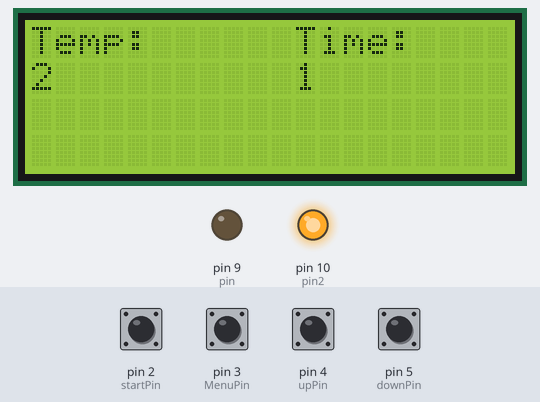
This sketch was run on a simulated Arduino Uno, built with avr-gcc and run on an emulated ATmega328P. Shown: 20×4 character LCD, output pins drawn as LEDs (lit = HIGH). The inputs (shaded band) are chosen by the test bench; at power-on: pin 2 (startPin), pin 3 (MenuPin), pin 4 (upPin), pin 5 (downPin) LOW.

Above: at 1.2 s.
1.3 s: pin 3 (MenuPin) pulled HIGH for 0.15 s
At 1.65 s:
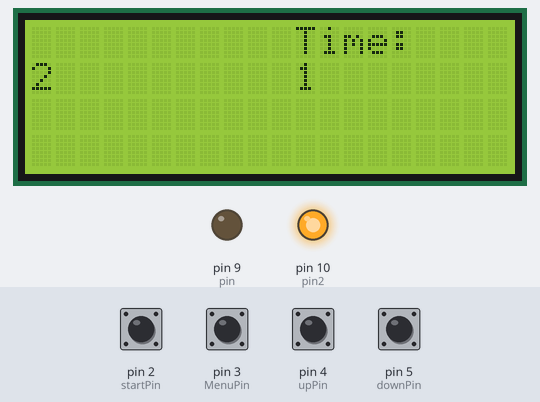
4.4 s: pin 3 (MenuPin) pulled HIGH for 1 s
At 5.07 s:
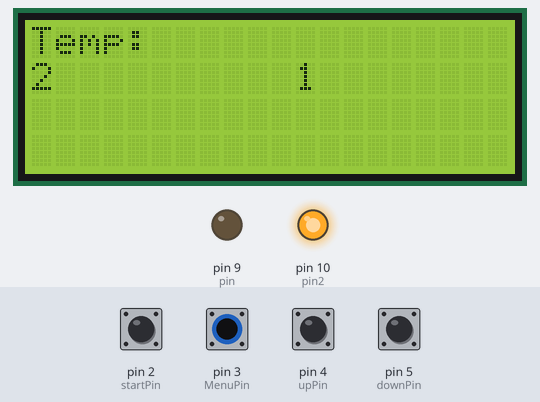
7.9 s: pin 2 (startPin) pulled HIGH for 1 s
At 9.4 s:
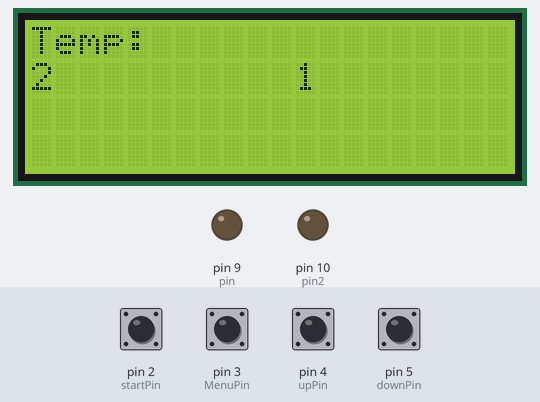
10.4 s: pin 4 (upPin) pulled HIGH for 1 s
At 11.18 s:
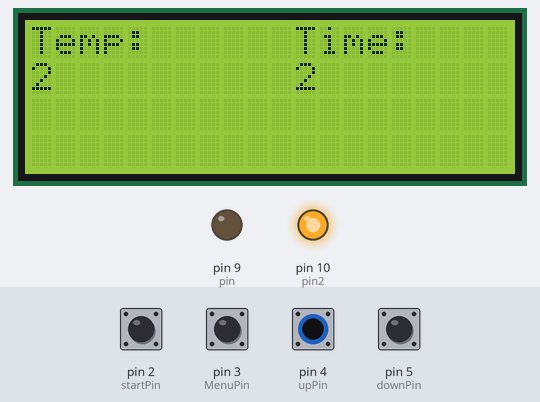
12.9 s: pin 2 (startPin) pulled HIGH for 0.15 s
At 14.63 s:
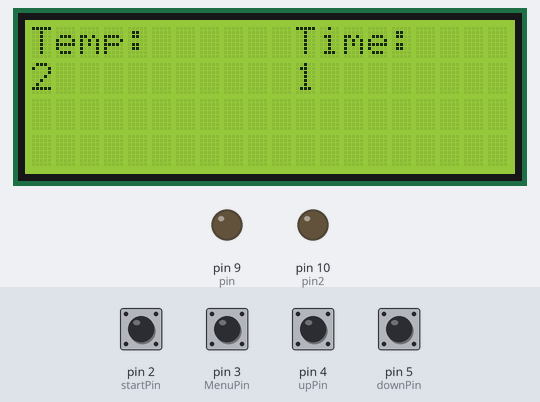
16.0 s: pin 2 (startPin) driven HIGH and pin 3 (MenuPin) driven HIGH
At 19.8 s:
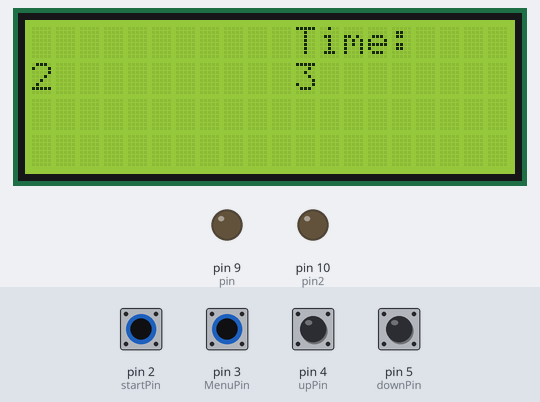
Timing chart, 0 to 20.0 s (numbered marks = the images above; inputs shaded):
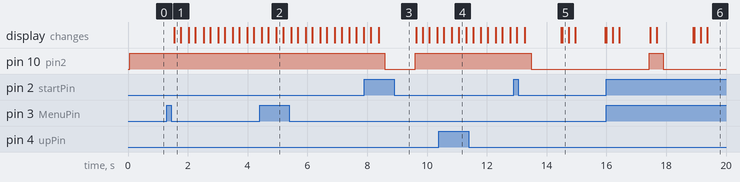

The sketch:

timer_with_buttons.ino
```cpp
#include <Wire.h>
#include <LiquidCrystal_I2C.h>

LiquidCrystal_I2C lcd(0x27, 20, 4); // set the LCD address to 0x27 for a 16 chars and 2 line display
signed short temp, secondes;
char timeline[16];
int MenuPin = 3;
int startPin = 2;
int upPin = 4;
int downPin = 5;
int counterF = 0;
int temp_Time = 2;
int pin = 9;
int pin2 = 10;

int sigk;
int my = 0;
int counte = 0;

int Relay_Time = 1;

int upPinl;
int downPinl;

int startPinl;
int st_Button;

void blinkLine(int num1, int num2) {

  startPinl = digitalRead(MenuPin);
  upPinl = digitalRead(upPin);
  downPinl = digitalRead(downPin);

  lcd.setCursor(0, 1);
  temp_Time = num1;
  Relay_Time = num2;

  if (Relay_Time < 0 ) {
    Relay_Time = 0;
  };

  if (temp_Time < 0 ) {
    temp_Time = 0;
  };

  if (startPinl == HIGH) {
    my++;

  }
  if (my > 4) {
    counte = 0;
    my = 0;
  }

  if (my > 1) {
    if (upPinl == HIGH) {

      Relay_Time++;

    }
    if (downPinl == HIGH) {

      Relay_Time--;

    }
    lcd.setCursor(0, 0);
    lcd.print("Temp:      Time:");
    delay(200);
    lcd.setCursor(0, 0);
    lcd.print("Temp:           ");
    delay(200);

    lcd.setCursor(0, 1);
    lcd.print(String(temp_Time) + "          " + String(Relay_Time));


  }

  else {
    if (upPinl == HIGH) {

      temp_Time++;

    }
    if (downPinl == HIGH) {

      temp_Time--;

    }
    lcd.setCursor(0, 0);
    lcd.print("Temp:      Time:");
    delay(200);
    lcd.setCursor(0, 0);
    lcd.print("           Time:");
    delay(200);

    lcd.setCursor(0, 1);
    lcd.print(String(temp_Time) + "          " + String(Relay_Time));

  }


};

void setup() {
  pinMode(MenuPin, INPUT);
  pinMode(startPin, INPUT);
  pinMode(upPin, INPUT);
  pinMode(downPin, INPUT);
  pinMode(pin2, OUTPUT);
  pinMode(pin, OUTPUT);
  lcd.init();
  lcd.backlight();
  digitalWrite(pin2, HIGH);

}

void loop() {
  sigk = digitalRead(MenuPin);
  st_Button = digitalRead(startPin);
  if (sigk == HIGH) {
    counte++;
  }

  if ( secondes == Relay_Time) {
    digitalWrite(pin2, HIGH);
    secondes = 0;
    counterF = 0;
  }

  if (counte > 0) {
    lcd.setCursor(0, 0);
    lcd.print("Temp:      Time:");
    lcd.setCursor(0, 1);
    blinkLine(temp_Time, Relay_Time);

  }
  if (st_Button == HIGH) {
    counterF++;


  } if (counterF > 0) {
    digitalWrite(pin2, LOW);
  }
  if (counterF > 0) {
    // digitalWrite(pin2, LOW);
    secondes++;
    delay(1000);
    lcd.setCursor(0, 1);
    lcd.print(String(temp_Time) + "          " + String(secondes) + " ");
  }


  else {
    lcd.setCursor(0, 0);
    lcd.print("Temp:      Time:");
    lcd.setCursor(0, 1);
    lcd.print(String(temp_Time) + "          " + String(Relay_Time));

  }


}
```

Measured:
- after the input at 1.3 s, the display: changes after 0.25 s (image 1)
- after the input at 4.4 s, the display: first differs from a run without the input after 0.57 s (image 2)
- after the input at 7.9 s, pin 10 (pin2): HIGH → LOW after 0.69 s, → HIGH 1.0 s later
- after the input at 10.4 s, the display: first differs from a run without the input after 0.66 s (image 4)
- after the input at 12.9 s, pin 10 (pin2): HIGH → LOW after 0.58 s
